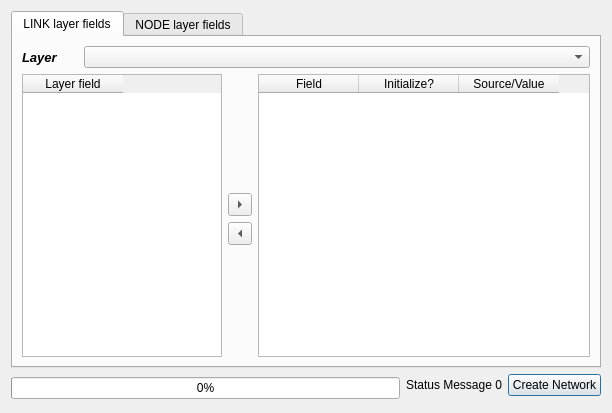
<?xml version="1.0" encoding="UTF-8"?>
<ui version="4.0">
 <class>ui_transponet_construction</class>
 <widget class="QDialog" name="ui_transponet_construction">
  <property name="geometry">
   <rect>
    <x>0</x>
    <y>0</y>
    <width>612</width>
    <height>413</height>
   </rect>
  </property>
  <property name="windowTitle">
   <string>AequilibraE - TranspoNet preparation</string>
  </property>
  <layout class="QGridLayout" name="gridLayout">
   <item row="1" column="0" rowspan="2">
    <widget class="QProgressBar" name="progressbar">
     <property name="enabled">
      <bool>true</bool>
     </property>
     <property name="palette">
      <palette>
       <active>
        <colorrole role="Highlight">
         <brush brushstyle="SolidPattern">
          <color alpha="255">
           <red>0</red>
           <green>170</green>
           <blue>0</blue>
          </color>
         </brush>
        </colorrole>
       </active>
       <inactive>
        <colorrole role="Highlight">
         <brush brushstyle="SolidPattern">
          <color alpha="255">
           <red>240</red>
           <green>240</green>
           <blue>240</blue>
          </color>
         </brush>
        </colorrole>
       </inactive>
       <disabled>
        <colorrole role="Highlight">
         <brush brushstyle="SolidPattern">
          <color alpha="255">
           <red>51</red>
           <green>153</green>
           <blue>255</blue>
          </color>
         </brush>
        </colorrole>
       </disabled>
      </palette>
     </property>
     <property name="value">
      <number>0</number>
     </property>
     <property name="textVisible">
      <bool>true</bool>
     </property>
    </widget>
   </item>
   <item row="0" column="0" colspan="3">
    <widget class="QTabWidget" name="tabs_list_widget">
     <property name="currentIndex">
      <number>0</number>
     </property>
     <widget class="QWidget" name="tab">
      <attribute name="title">
       <string>LINK layer fields</string>
      </attribute>
      <layout class="QGridLayout" name="gridLayout_2">
       <item row="5" column="3">
        <spacer name="verticalSpacer_2">
         <property name="orientation">
          <enum>Qt::Vertical</enum>
         </property>
         <property name="sizeHint" stdset="0">
          <size>
           <width>20</width>
           <height>89</height>
          </size>
         </property>
        </spacer>
       </item>
       <item row="1" column="0" rowspan="6" colspan="3">
        <widget class="QTableWidget" name="table_available_link_fields">
         <property name="maximumSize">
          <size>
           <width>200</width>
           <height>16777215</height>
          </size>
         </property>
         <column>
          <property name="text">
           <string>Layer field</string>
          </property>
         </column>
        </widget>
       </item>
       <item row="0" column="1" colspan="4">
        <widget class="QgsMapLayerComboBox" name="link_layers_list"/>
       </item>
       <item row="4" column="3">
        <widget class="QToolButton" name="but_removes_from_links">
         <property name="text">
          <string>...</string>
         </property>
         <property name="toolButtonStyle">
          <enum>Qt::ToolButtonIconOnly</enum>
         </property>
         <property name="arrowType">
          <enum>Qt::LeftArrow</enum>
         </property>
        </widget>
       </item>
       <item row="0" column="0">
        <widget class="QLabel" name="label">
         <property name="maximumSize">
          <size>
           <width>56</width>
           <height>16777215</height>
          </size>
         </property>
         <property name="font">
          <font>
           <pointsize>10</pointsize>
           <weight>75</weight>
           <italic>true</italic>
           <bold>true</bold>
          </font>
         </property>
         <property name="text">
          <string>Layer</string>
         </property>
        </widget>
       </item>
       <item row="3" column="3">
        <widget class="QToolButton" name="but_adds_to_links">
         <property name="text">
          <string>...</string>
         </property>
         <property name="toolButtonStyle">
          <enum>Qt::ToolButtonIconOnly</enum>
         </property>
         <property name="arrowType">
          <enum>Qt::RightArrow</enum>
         </property>
        </widget>
       </item>
       <item row="1" column="4" rowspan="6">
        <widget class="QTableWidget" name="table_link_fields">
         <column>
          <property name="text">
           <string>Field</string>
          </property>
         </column>
         <column>
          <property name="text">
           <string>Initialize?</string>
          </property>
         </column>
         <column>
          <property name="text">
           <string>Source/Value</string>
          </property>
         </column>
        </widget>
       </item>
       <item row="1" column="3">
        <spacer name="verticalSpacer">
         <property name="orientation">
          <enum>Qt::Vertical</enum>
         </property>
         <property name="sizeHint" stdset="0">
          <size>
           <width>20</width>
           <height>87</height>
          </size>
         </property>
        </spacer>
       </item>
      </layout>
     </widget>
     <widget class="QWidget" name="tab_2">
      <attribute name="title">
       <string>NODE layer fields</string>
      </attribute>
      <layout class="QGridLayout" name="gridLayout_3">
       <item row="1" column="4" rowspan="6">
        <widget class="QTableWidget" name="table_node_fields">
         <column>
          <property name="text">
           <string>Field</string>
          </property>
         </column>
         <column>
          <property name="text">
           <string>Initialize?</string>
          </property>
          <property name="textAlignment">
           <set>AlignHCenter|AlignVCenter|AlignCenter</set>
          </property>
         </column>
         <column>
          <property name="text">
           <string>Source/Value</string>
          </property>
         </column>
        </widget>
       </item>
       <item row="3" column="3">
        <widget class="QToolButton" name="but_adds_to_nodes">
         <property name="text">
          <string>...</string>
         </property>
         <property name="toolButtonStyle">
          <enum>Qt::ToolButtonIconOnly</enum>
         </property>
         <property name="arrowType">
          <enum>Qt::RightArrow</enum>
         </property>
        </widget>
       </item>
       <item row="4" column="3">
        <widget class="QToolButton" name="but_removes_from_nodes">
         <property name="text">
          <string>...</string>
         </property>
         <property name="toolButtonStyle">
          <enum>Qt::ToolButtonIconOnly</enum>
         </property>
         <property name="arrowType">
          <enum>Qt::LeftArrow</enum>
         </property>
        </widget>
       </item>
       <item row="0" column="0">
        <widget class="QLabel" name="label_2">
         <property name="maximumSize">
          <size>
           <width>56</width>
           <height>16777215</height>
          </size>
         </property>
         <property name="font">
          <font>
           <pointsize>10</pointsize>
           <weight>75</weight>
           <italic>true</italic>
           <bold>true</bold>
          </font>
         </property>
         <property name="text">
          <string>Layer</string>
         </property>
        </widget>
       </item>
       <item row="0" column="1" colspan="4">
        <widget class="QgsMapLayerComboBox" name="node_layers_list"/>
       </item>
       <item row="1" column="0" rowspan="6" colspan="3">
        <widget class="QTableWidget" name="table_available_node_field">
         <property name="maximumSize">
          <size>
           <width>200</width>
           <height>16777215</height>
          </size>
         </property>
         <column>
          <property name="text">
           <string>Layer field</string>
          </property>
         </column>
        </widget>
       </item>
       <item row="5" column="3">
        <spacer name="verticalSpacer_3">
         <property name="orientation">
          <enum>Qt::Vertical</enum>
         </property>
         <property name="sizeHint" stdset="0">
          <size>
           <width>20</width>
           <height>90</height>
          </size>
         </property>
        </spacer>
       </item>
       <item row="1" column="3">
        <spacer name="verticalSpacer_4">
         <property name="orientation">
          <enum>Qt::Vertical</enum>
         </property>
         <property name="sizeHint" stdset="0">
          <size>
           <width>20</width>
           <height>86</height>
          </size>
         </property>
        </spacer>
       </item>
      </layout>
     </widget>
    </widget>
   </item>
   <item row="1" column="2">
    <widget class="QPushButton" name="but_create_network_file">
     <property name="text">
      <string>Create Network</string>
     </property>
    </widget>
   </item>
   <item row="1" column="1">
    <widget class="QLabel" name="progress_label">
     <property name="font">
      <font>
       <pointsize>9</pointsize>
      </font>
     </property>
     <property name="text">
      <string>Status Message 0</string>
     </property>
    </widget>
   </item>
  </layout>
 </widget>
 <customwidgets>
  <customwidget>
   <class>QgsMapLayerComboBox</class>
   <extends>QComboBox</extends>
   <header>qgsmaplayercombobox.h</header>
  </customwidget>
 </customwidgets>
 <resources/>
 <connections/>
</ui>
